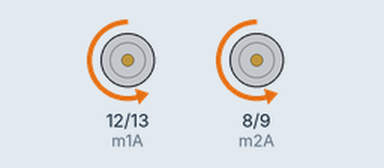
Recording of a sketch running on a simulated Arduino Uno, built with avr-gcc and run on an emulated ATmega328P. On the bench: motor-driver pin pairs drawn as motors (green arrow = first pin HIGH = forward, orange = second pin HIGH = backward, longer = more drive, scaled by the enable pin).

Above: at 0.7 s.
At 1.9 s:
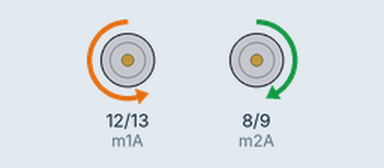
At 4.3 s:
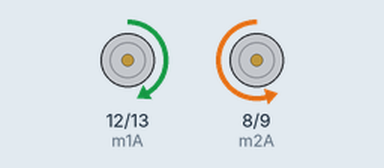
Timing chart, 0 to 6.2 s (numbered marks = the images above):
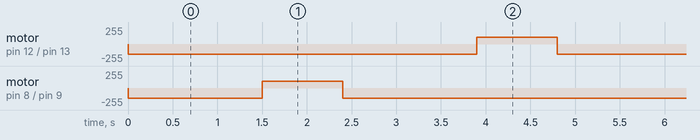

Measured:
- by itself, motor on pin 12 (m1A) / pin 13 (m1B): alternates backward 155/255 for 3.9 s and forward 105/255 for 0.90 s
- by itself, motor on pin 8 (m2A) / pin 9 (m2B): repeats every 4.8 s: forward 105/255 0.90 s, backward 155/255 3.9 s

The sketch:

arabam.ino
```cpp
int enA=11;
int enB=10;
int m1A=12;
int m1B=13;
int m2A=8;
int m2B=9;
void setup() {
  //digitalWrite(m1A,LOW);kapalı ileri
  //digitalWrite(m1B,HIGH);açık ileri
  //analogWrite(enA,155);
  //digitalWrite(m2A,LOW);kapalı ileri
  //digitalWrite(m2B,HIGH);açık ileri
  //analogWrite(enB,155);
  pinMode(enA,OUTPUT);
  pinMode(enB,OUTPUT);
  pinMode(m1A,OUTPUT);
  pinMode(m1B,OUTPUT);
  pinMode(m2A,OUTPUT);
  pinMode(m2B,OUTPUT);
}

void loop() {
digitalWrite(m1A,LOW);
digitalWrite(m1B,HIGH);
analogWrite(enA,155);
digitalWrite(m2A,LOW);
digitalWrite(m2B,HIGH);
analogWrite(enB,155);
delay(1500);
digitalWrite(m1A,LOW);
digitalWrite(m1B,HIGH);
analogWrite(enA,155);
digitalWrite(m2A,HIGH);
digitalWrite(m2B,LOW);
analogWrite(enB,105);
delay(900);
digitalWrite(m1A,LOW);
digitalWrite(m1B,HIGH);
analogWrite(enA,155);
digitalWrite(m2A,LOW);
digitalWrite(m2B,HIGH);
analogWrite(enB,155);
delay(1500);
digitalWrite(m1A,HIGH);
digitalWrite(m1B,LOW);
analogWrite(enA,105);
digitalWrite(m2A,LOW);
digitalWrite(m2B,HIGH);
analogWrite(enB,155);
delay(900);
}
```
